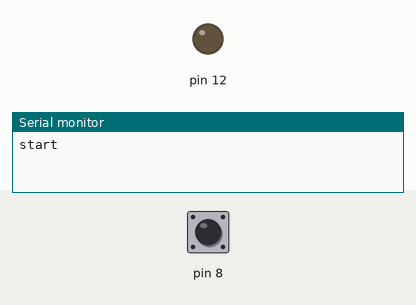
The sketch below on a simulated Arduino Uno, built with avr-gcc and run on an emulated ATmega328P. Shown: output pins drawn as LEDs (lit = HIGH), the last lines printed to the serial monitor. Dashed ring = blinking. Inputs (shaded band) come from the test bench; at power-on: pin 8 LOW.

Above: at 1.2 s.
1.3 s: pin 8 pulsed HIGH 5 times (0.12 s each, 0.3 s apart)
At 1.58 s:
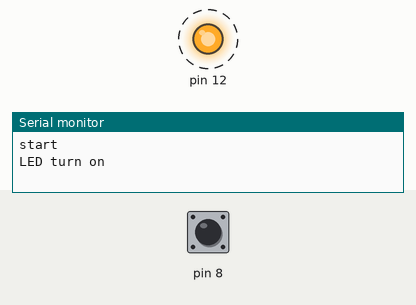
At 3.8 s:
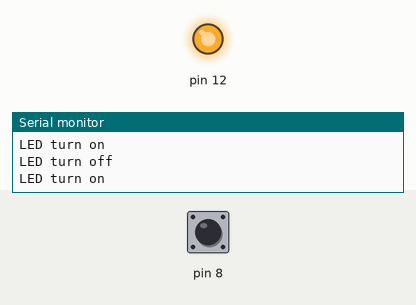
Timing chart, 0 to 5.3 s (numbered marks = the images above; inputs shaded):
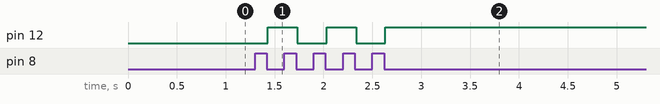

Measured:
- after the input at 1.3 s, pin 12: alternates HIGH for 0.30 s and LOW for 0.30 s, 5 changes in all, then stays HIGH, starting after 0.13 s

The sketch:

316g2_ex3.ino
```cpp
int a = LOW;
int v;

void setup() {
    pinMode(8, INPUT);
    pinMode(12, OUTPUT);
    Serial.begin(9600);
    Serial.println("start");
}

void loop() {
    v = digitalRead(8);
    if (v == HIGH) {
        while (v == HIGH) {
            v = digitalRead(8);
            delay(10);
        }
        Serial.print("LED turn ");
        if (a == LOW) {
            Serial.println("on");
            a = HIGH;
        } else {
            Serial.println("off");
            a = LOW;
        }
    }
    digitalWrite(12, a);
    delay(10);
}
```
